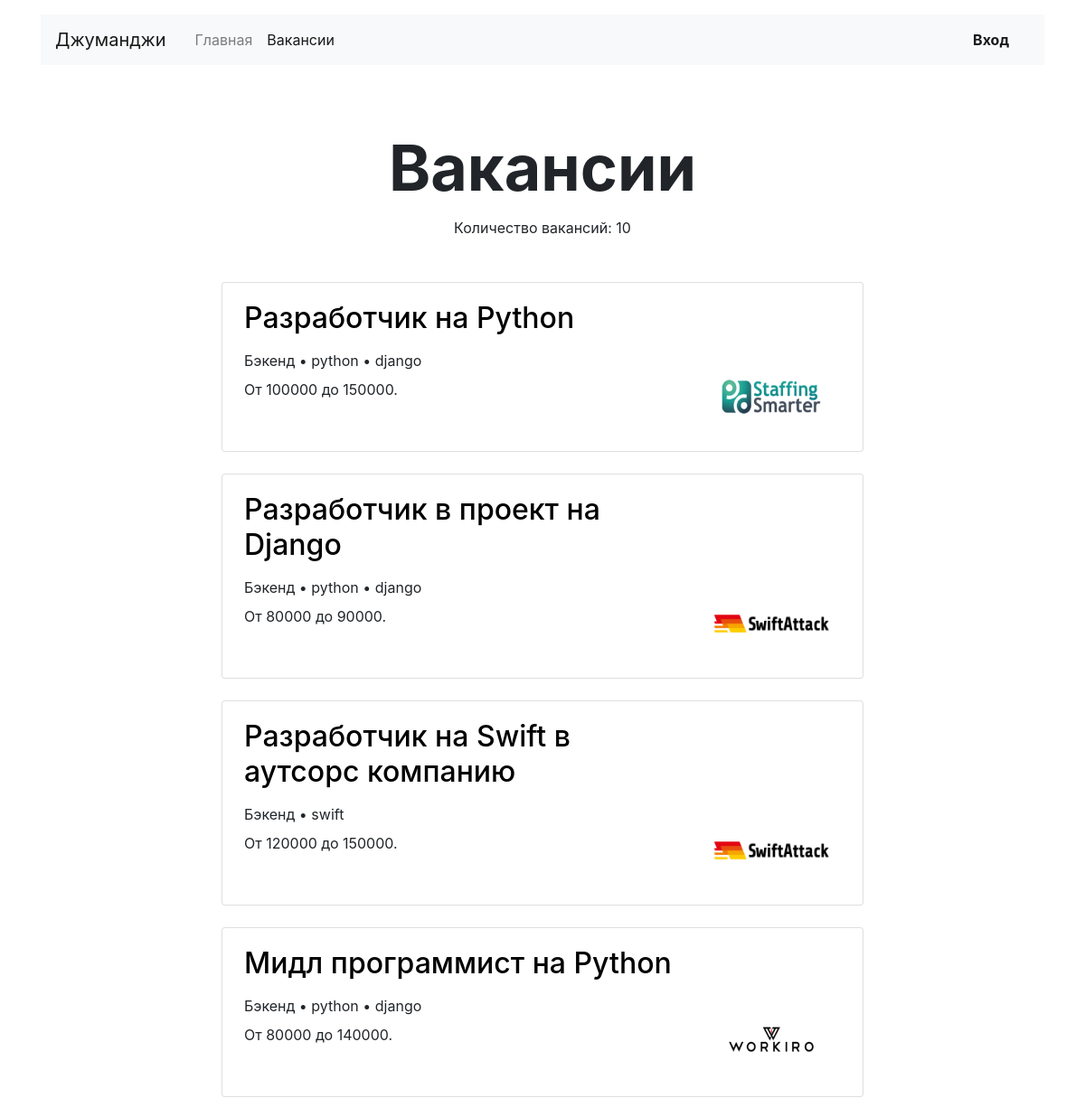
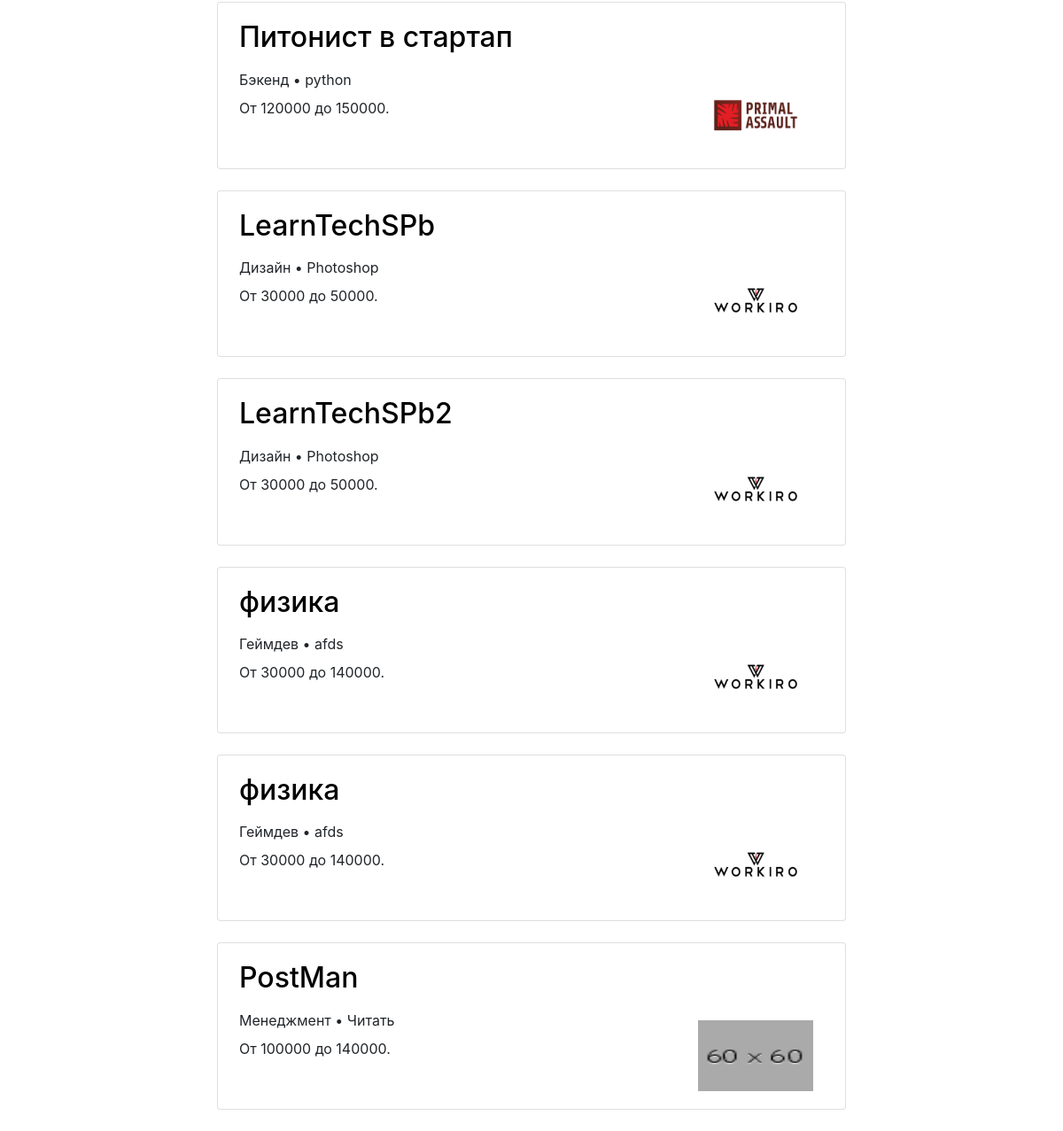
Page /vacancies/ on the committed database (2 pictures, top to bottom).
### vacancies/models.py (models this page shows, shortened)
class Vacancy(models.Model):
    title = models.CharField(max_length=100, verbose_name='название вакансии')
    specialty = models.ForeignKey(Specialty, default=id(0), on_delete=models.CASCADE,
                                   related_name='speciality_vacancies')
    company = models.ForeignKey(Company, default=id(0), on_delete=models.CASCADE, related_name='company_vacancies')
    skills = models.TextField()
    description = models.CharField(max_length=300, verbose_name='описание вакансии')
    salary_min = models.IntegerField(verbose_name='зарплата от')
    salary_max = models.IntegerField(verbose_name='зарплата до')
    publish_date = models.DateField(verbose_name='дата публикации')
    class Meta:
        verbose_name = 'вакансия'
        verbose_name_plural = 'вакансии'

class Specialty(models.Model):
    code = models.CharField(max_length=30, default='frontend')
    title = models.CharField(max_length=100, default='Фронтенд')
    picture = models.ImageField(upload_to='MEDIA_SPECIALITY_IMAGE_DIR', default='60x60.png')
    class Meta:
        verbose_name = 'специальность'
        verbose_name_plural = 'специальности'

class Company(models.Model):
    name = models.CharField(max_length=100)
    location = models.CharField(max_length=100)
    logo = models.ImageField(upload_to='MEDIA_COMPANY_IMAGE_DIR', null=True, default='60x60.png')
    description = models.CharField(max_length=300)
    employee_count = models.TextField()
    class Meta:
        verbose_name = 'компания'
        verbose_name_plural = 'компании'

### vacancies/views.py (the view)
# urls.py: path('vacancies/', VacanciesView.as_view(), name='vacancies_view'),
class VacanciesView(View):
    def get(self, request):
        context = {}
        vacancies = Vacancy.objects.all()
        for vacancy in vacancies:
            vacancy.skills = vacancy.skills.split(',')
        context['vacancies'] = vacancies
        context['count'] = len(vacancies)
        return render(request, 'vacancies/vacancies_list.html', context)

### vacancies/context_processors.py (called while the page is built)
def variable_to_context(request):
    return {
        'menu_titles': {
            'Главная': 'main_view',
            'Вакансии': 'vacancies_view'
        },
        'dropdown_menu': {
            'Резюме': 'my_resume_view',
            'Компания': 'my_company_view',
            'Выйти': 'logout_view'
        },
        'searches': ['Python', 'Flask', 'Django', 'Парсинг', 'ML'],
        'register_form': {
            'username': 'Никнейм',
            'first_name': 'Имя',
            'last_name': 'Фамилия',
            'email': 'Электронная почта',
            'password': 'Пароль'
        }
    }

### vacancies/templates/vacancies/vacancies_list.html (shortened to what this page needs)
<!DOCTYPE html>
<html lang="ru">
<head>
  <link rel="stylesheet" href="https://stackpath.bootstrapcdn.com/bootstrap/4.3.1/css/bootstrap.min.css">
</head>
<body>
  {% extends 'base.html' %}
  {% block menu %} {{ block.super }}
  <main class="container mt-3">
    <section>
      <h1 class="h1 text-center mx-auto mt-4 pt-5" style="font-size: 70px;"><strong>Вакансии</strong></h1>
      <p class="text-center pt-1">Количество вакансий: {{ count }}</p>
      <div class="row mt-5">
        <div class="col-12 col-lg-8 offset-lg-2 m-auto">
          {% for vacancy in vacancies %}
          <div class="card mb-4">
            <div class="card-body px-4">
              <div class="row">
                <div class="col-12 col-md-8 col-lg-9">
                  <a class="stretched-link" style="color: black; text-decoration: none;" href="{% url 'jobs_view' id=vacancy.id %}">
                    <h2 class="h2 pb-2">{{ vacancy.title }}</h2></a>
                  <p class="mb-2">{{ vacancy.specialty.title }}{% for skill in vacancy.skills %} • {{ skill }}{% endfor %}</p>
                  <p>От {{ vacancy.salary_min }} до {{ vacancy.salary_max }}.</p>
                  <p class="text-muted pt-1">{{ vacancy.date }}</p>
                </div>
                <div class="col-12 col-md-4 col-lg-3 d-flex align-items-end">
                  <img src="{{ vacancy.company.logo.url }}" width="130" height="80" alt="">
                </div>
              </div>
            </div>
          </div>
          {% endfor %}
        </div>
      </div>
    </section>
  </main>
  {% endblock %}

### rows in the picture
Vacancy: title "Разработчик на Python", specialty "Бэкенд", skills "python" "django", salary_min "100000", salary_max "150000", company.logo (picture)
Vacancy: title "Разработчик в проект на Django", specialty "Бэкенд", skills "python" "django", salary_min "80000", salary_max "90000", company.logo (picture)
Vacancy: title "Разработчик на Swift в аутсорс компанию", specialty "Бэкенд", skills "swift", salary_min "120000", salary_max "150000", company.logo (picture)
Vacancy: title "Мидл программист на Python", specialty "Бэкенд", skills "python" "django", salary_min "80000", salary_max "140000", company.logo (picture)
Vacancy: title "Питонист в стартап", specialty "Бэкенд", skills "python", salary_min "120000", salary_max "150000", company.logo (picture)
Vacancy: title "LearnTechSPb", specialty "Дизайн", skills "Photoshop", salary_min "30000", salary_max "50000", company.logo (picture)
Vacancy: title "LearnTechSPb2", specialty "Дизайн", skills "Photoshop", salary_min "30000", salary_max "50000", company.logo (picture)
Vacancy: title "физика", specialty "Геймдев", skills "afds", salary_min "30000", salary_max "140000", company.logo (picture)
Vacancy: title "физика", specialty "Геймдев", skills "afds", salary_min "30000", salary_max "140000", company.logo (picture)
Vacancy: title "PostMan", specialty "Менеджмент", skills "Читать", salary_min "100000", salary_max "140000", company.logo (picture)

### other values in the picture
{{ title_key }} "Главная" "Вакансии"
{{ count }} "10"
